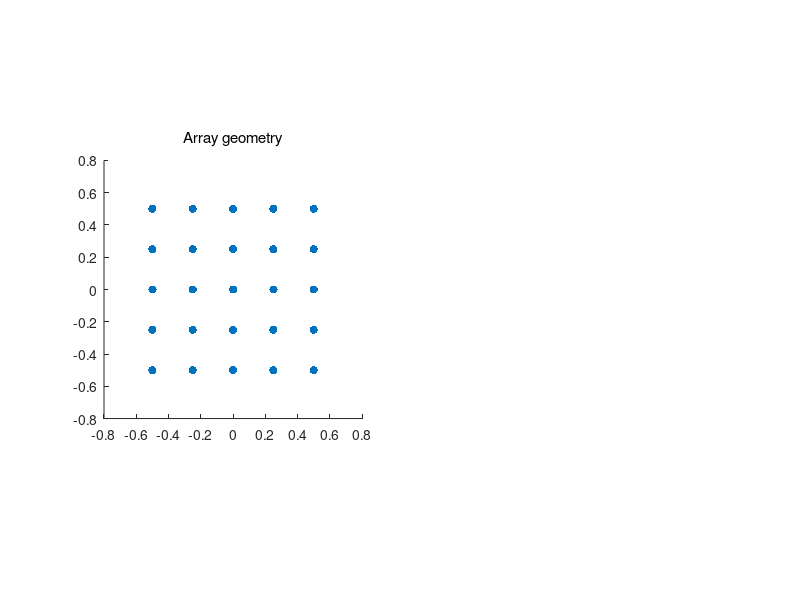

MATLAB code for this plot: (Note: this script raises an error after producing the figure.)
%% Examples on how to calculate array factor / beampattern

%% Create 2D array

% Position of sensors and weighting of 2D array
[x, y] = meshgrid(-0.5:0.25:0.5,-0.5:0.25:0.5);
xPos = x(:)'; % 1xP vector of x-positions
yPos = y(:)'; % 1xP vector of y-positions
w = ones(1,length(xPos)); % 1xP vector of weighting factors

%% Plot array geometry and array factor for different frequencies

% Wave-frequency and wave-speed
f = [250 500 1e3 1.3e3];
c = 340;

% Scanning angles
theta = -90:90;
phi = 0;

%Calculate and plot the array pattern for various frequencies
figure(1);clf
subplot(121)
scatter(xPos, yPos,'filled')
title('Array geometry','FontWeight','Normal')
axis square
for ff = f
    W = arrayFactor(xPos, yPos, w, ff, c, theta, phi);
    W = 20*log10(W);
    
    subplot(122)
    plot(theta,W);
    hold on
end
xlabel('\theta');ylabel('dB');axis square
grid on
title('Array factor','FontWeight','Normal')
axis([theta(1) theta(end) -30 0])

%% View 3D plot for all scanning angles for single frequency

% Wave-frequency and wave-speed
f = 1e3;
c = 340;

[W, theta, phi, k_x, k_y] = arrayFactor(xPos, yPos, w, f, c, -90:90, 90:270, 20);
W = 20*log10(W);

%Don't display values below a certain threshold
dBmin = 50;
W(W<-dBmin) = NaN;

%Plot array factor
figure(2);clf
colormap('jet')

subplot(211)
h = surf(repmat(phi',1,length(theta))'/pi*180,repmat(theta,length(phi),1)'/pi*180,W);
set(h,'edgecolor','none')
xlabel('\phi');ylabel('\theta');colorbar
zlim([-dBmin 0])

subplot(212)
h = surf(k_x,k_y,W);
set(h,'edgecolor','none')
xlabel('k_x');ylabel('k_y');colorbar;
zlim([-dBmin 0])

%% Plot with steering

% Wave-frequency and wave-speed
f = [750 1e3];
c = 340;

% Scanning angles
theta = -60:0.5:60;
phi = 0;

% Steering angle
s_theta = -20;

% Calculate and plot the array factor
figure(3);clf
hold on
for ff = f
    W = arrayFactor(xPos, yPos, w, ff, c, theta, phi, s_theta);
    W = 20*log10(W);
    
    plot(theta,W,'DisplayName',[num2str(ff*1e-3) 'kHz']);
end

xlabel('\theta');ylabel('dB')
grid on
axis([theta(1) theta(end) -30 0])
legend(gca,'show')
title(['Steering angle ' num2str(s_theta) ' degrees'],'FontWeight','Normal')
yL = get(gca,'YLim');
indx = find(theta >= s_theta,1);
line([theta(indx) theta(indx)],yL,'LineWidth',1,'Color','r','LineStyle','--');


%% Plot array factor from 0 to 10 kHz

% Wave-frequency and wave-speed
f = 0:10:10e3;
c = 340;

% Scanning angles
theta = -90:0.2:90;
phi = 0;

%Preallocating for speed
W_all = zeros(numel(f),numel(theta));

%Calculate array factor
for k = 1:length(f)
    W = arrayFactor(xPos, yPos, w, f(k), c, theta, phi);
    W_all(k,:) = 20*log10(W);
end

%Don't display values below a certain threshold
dBmin = 30;
W_all(W_all<-dBmin) = NaN;

%Plot array factor
figure(4);clf
imagesc(f*1e-3,theta,W_all')
xlabel('kHz');ylabel('\theta')
colorbar('northoutside','direction','reverse')

    
    
    
    